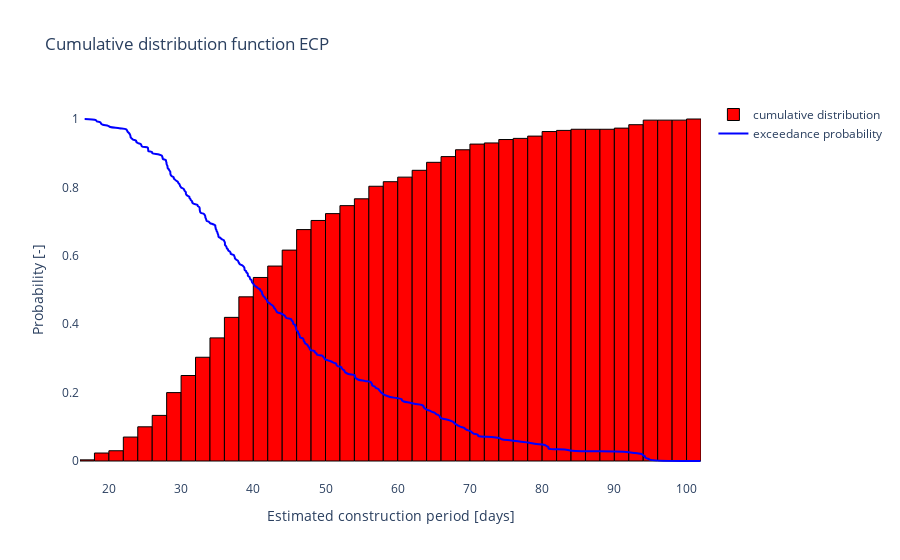

Notebook cell for this chart:
### Code cell
hist = go.Histogram(
    x=periods,
    xbins={'size': 2},
    cumulative={'enabled': True},
    histnorm='probability',
    marker=dict(color='red', line=dict(color='black', width=1)),
    name='cumulative distribution'
)

fig = go.Figure(data=hist)

fig.add_trace(go.Scatter(
    x=dores.cumulative_dist(periods).iloc[::1]['X'],
    y=dores.cumulative_dist(periods).iloc[::1]['EDF'],
    line={'shape': 'spline', 'color': 'blue'},
    name='exceedance probability'
))

fig.update_layout(
    xaxis_title='Estimated construction period [days]',
    yaxis_title='Probability [-]',
    title='Cumulative distribution function ECP',
    plot_bgcolor='white'
)

fig.show()

### Figure 1 — Plotly figure (JSON) as saved in the notebook; plotly's stock layout.template omitted (floating-point values rounded to 4 significant figures; data arrays with more than 128 entries replaced by an {"elided": "..."} marker saying what was removed)
{"data": [{"cumulative": {"enabled": true}, "histnorm": "probability", "marker": {"color": "red", "line": {"color": "black", "width": 1}}, "name": "cumulative distribution", "type": "histogram", "x": {"elided": "300 float values"}, "xbins": {"size": 2}}, {"line": {"color": "blue", "shape": "spline"}, "name": "exceedance probability", "type": "scatter", "x": {"elided": "300 float values"}, "y": {"elided": "300 float values"}}], "layout": {"plot_bgcolor": "white", "title": {"text": "Cumulative distribution function ECP"}, "xaxis": {"title": {"text": "Estimated construction period [days]"}}, "yaxis": {"title": {"text": "Probability [-]"}}}}
